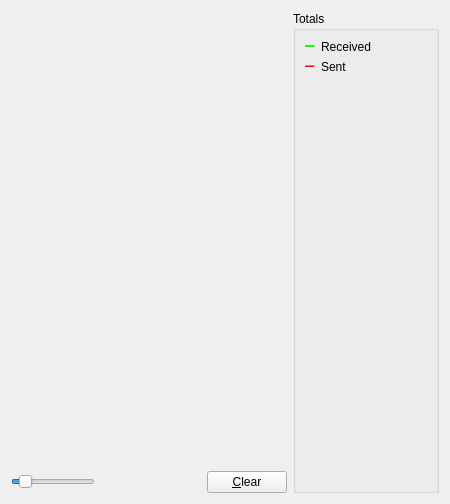
     <widget class="QWidget" name="tab_nettraffic">
      <attribute name="title">
       <string>&amp;Network Traffic</string>
      </attribute>
      <layout class="QHBoxLayout" name="horizontalLayout_3">
       <item>
        <layout class="QVBoxLayout" name="verticalLayout_4">
         <item>
          <widget class="TrafficGraphWidget" name="trafficGraph" native="true">
           <property name="sizePolicy">
            <sizepolicy hsizetype="Expanding" vsizetype="Expanding">
             <horstretch>0</horstretch>
             <verstretch>0</verstretch>
            </sizepolicy>
           </property>
          </widget>
         </item>
         <item>
          <layout class="QHBoxLayout" name="horizontalLayout_2">
           <item>
            <widget class="QSlider" name="sldGraphRange">
             <property name="minimum">
              <number>1</number>
             </property>
             <property name="maximum">
              <number>50</number>
             </property>
             <property name="pageStep">
              <number>12</number>
             </property>
             <property name="value">
              <number>6</number>
             </property>
             <property name="orientation">
              <enum>Qt::Horizontal</enum>
             </property>
            </widget>
           </item>
           <item>
            <widget class="QLabel" name="lblGraphRange">
             <property name="minimumSize">
              <size>
               <width>100</width>
               <height>0</height>
              </size>
             </property>
             <property name="alignment">
              <set>Qt::AlignCenter</set>
             </property>
            </widget>
           </item>
           <item>
            <widget class="QPushButton" name="btnClearTrafficGraph">
             <property name="text">
              <string>&amp;Clear</string>
             </property>
             <property name="autoDefault">
              <bool>false</bool>
             </property>
            </widget>
           </item>
          </layout>
         </item>
        </layout>
       </item>
       <item>
        <layout class="QVBoxLayout" name="verticalLayout">
         <item>
          <widget class="QGroupBox" name="groupBox">
           <property name="title">
            <string>Totals</string>
           </property>
           <layout class="QVBoxLayout" name="verticalLayout_5">
            <item>
             <layout class="QHBoxLayout" name="horizontalLayout_4">
              <item>
               <widget class="Line" name="line">
                <property name="sizePolicy">
                 <sizepolicy hsizetype="Fixed" vsizetype="Fixed">
                  <horstretch>0</horstretch>
                  <verstretch>0</verstretch>
                 </sizepolicy>
                </property>
                <property name="minimumSize">
                 <size>
                  <width>10</width>
                  <height>0</height>
                 </size>
                </property>
                <property name="palette">
                 <palette>
                  <active>
                   <colorrole role="Light">
                    <brush brushstyle="SolidPattern">
                     <color alpha="255">
                      <red>0</red>
                      <green>255</green>
                      <blue>0</blue>
                     </color>
                    </brush>
                   </colorrole>
                  </active>
                  <inactive>
                   <colorrole role="Light">
                    <brush brushstyle="SolidPattern">
                     <color alpha="255">
                      <red>0</red>
                      <green>255</green>
                      <blue>0</blue>
                     </color>
                    </brush>
                   </colorrole>
                  </inactive>
                  <disabled>
                   <colorrole role="Light">
                    <brush brushstyle="SolidPattern">
                     <color alpha="255">
                      <red>0</red>
                      <green>255</green>
                      <blue>0</blue>
                     </color>
                    </brush>
                   </colorrole>
                  </disabled>
                 </palette>
                </property>
                <property name="orientation">
                 <enum>Qt::Horizontal</enum>
                </property>
               </widget>
              </item>
              <item>
               <widget class="QLabel" name="label_16">
                <property name="text">
                 <string>Received</string>
                </property>
               </widget>
              </item>
              <item>
               <widget class="QLabel" name="lblBytesIn">
                <property name="minimumSize">
                 <size>
                  <width>50</width>
                  <height>0</height>
                 </size>
                </property>
                <property name="alignment">
                 <set>Qt::AlignRight|Qt::AlignTrailing|Qt::AlignVCenter</set>
                </property>
               </widget>
              </item>
             </layout>
            </item>
            <item>
             <layout class="QHBoxLayout" name="horizontalLayout_5">
              <item>
               <widget class="Line" name="line_2">
                <property name="sizePolicy">
                 <sizepolicy hsizetype="Fixed" vsizetype="Fixed">
                  <horstretch>0</horstretch>
                  <verstretch>0</verstretch>
                 </sizepolicy>
                </property>
                <property name="minimumSize">
                 <size>
                  <width>10</width>
                  <height>0</height>
                 </size>
                </property>
                <property name="palette">
                 <palette>
                  <active>
                   <colorrole role="Light">
                    <brush brushstyle="SolidPattern">
                     <color alpha="255">
                      <red>255</red>
                      <green>0</green>
                      <blue>0</blue>
                     </color>
                    </brush>
                   </colorrole>
                  </active>
                  <inactive>
                   <colorrole role="Light">
                    <brush brushstyle="SolidPattern">
                     <color alpha="255">
                      <red>255</red>
                      <green>0</green>
                      <blue>0</blue>
                     </color>
                    </brush>
                   </colorrole>
                  </inactive>
                  <disabled>
                   <colorrole role="Light">
                    <brush brushstyle="SolidPattern">
                     <color alpha="255">
                      <red>255</red>
                      <green>0</green>
                      <blue>0</blue>
                     </color>
                    </brush>
                   </colorrole>
                  </disabled>
                 </palette>
                </property>
                <property name="orientation">
                 <enum>Qt::Horizontal</enum>
                </property>
               </widget>
              </item>
              <item>
               <widget class="QLabel" name="label_17">
                <property name="text">
                 <string>Sent</string>
                </property>
               </widget>
              </item>
              <item>
               <widget class="QLabel" name="lblBytesOut">
                <property name="minimumSize">
                 <size>
                  <width>50</width>
                  <height>0</height>
                 </size>
                </property>
                <property name="alignment">
                 <set>Qt::AlignRight|Qt::AlignTrailing|Qt::AlignVCenter</set>
                </property>
               </widget>
              </item>
             </layout>
            </item>
            <item>
             <spacer name="verticalSpacer_4">
              <property name="orientation">
               <enum>Qt::Vertical</enum>
              </property>
              <property name="sizeHint" stdset="0">
               <size>
                <width>20</width>
                <height>407</height>
               </size>
              </property>
             </spacer>
            </item>
           </layout>
          </widget>
         </item>
        </layout>
       </item>
      </layout>
     </widget>
